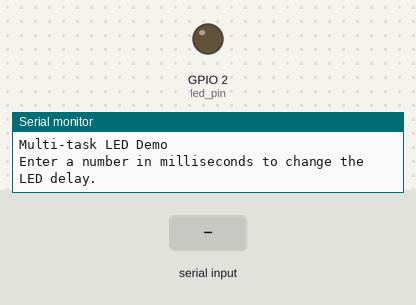
A sketch run on a simulated ESP32. On the bench: output pins drawn as LEDs (lit = HIGH), the last lines printed to the serial monitor. Inputs (shaded band) come from the test bench.

Above: at 1.8 s.
1.9 s: "5\n" received over Serial
At 2.6 s:
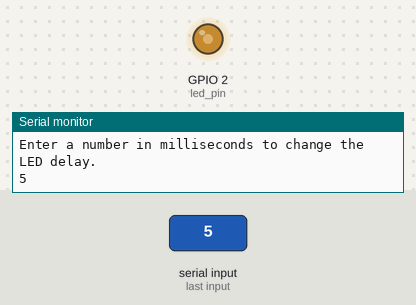
3.5 s: "90\n" received over Serial
At 3.81 s:
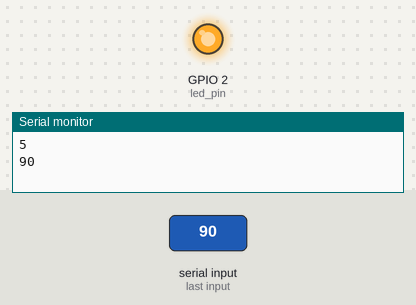
6.5 s: "90,45\n" received over Serial
At 8.0 s:
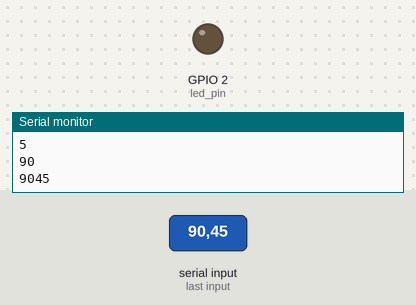
Timing chart, 0 to 9.5 s (numbered marks = the images above; inputs shaded):
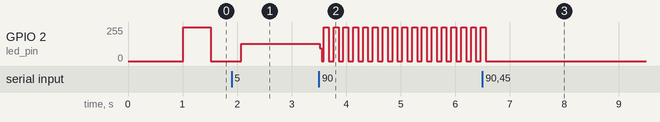

Measured:
- after the input at 3.5 s, GPIO 2 (led_pin): 128/255 → 96/255 at once, then moves between 0/255 and 255/255, repeating every 0.36 s
- after the input at 6.5 s, GPIO 2 (led_pin): goes on until 6.6 s, then stays 0/255

The sketch:

sketch_jun15b.ino
```cpp
#include <stdlib.h>

#if CONFIG_FREERTOS_UNICORE
static const BaseType_t app_cpu = 0;
#else
static const BaseType_t app_cpu = 1;
#endif

#define BUFFERSIZE 10

static const int led_pin = 2;
static unsigned led_delay = 500;
String input_buffer = "";


//TASK TO TOOGLE LED AT A GIVEN RATE
void toogle_led(void* parameter) {
  while (1) {
    digitalWrite(led_pin, 1);
    vTaskDelay(led_delay / portTICK_PERIOD_MS);
    digitalWrite(led_pin, 0);
    vTaskDelay(led_delay / portTICK_PERIOD_MS);
  }
}

//TAKS TO READ SERIAL CHANNEL
void read_serial(void* parameter) {
  while (1) {
    if (Serial.available() > 0) {
      int current_character = Serial.read();
      if (isDigit(current_character)) {
        input_buffer += (char)current_character;
      }
      if (current_character == '\n') {
        led_delay = input_buffer.toInt();
        Serial.println(led_delay);
        input_buffer = "";
      }
    }
  }
}

void read_serial_1(void* parameter) {
  char current_character;
  char buf[BUFFERSIZE];
  uint8_t idx = 0;
  memset(buf, 0, BUFFERSIZE);
  while (1) {
    if (Serial.available() > 0) {
      current_character = Serial.read();
      if (isDigit(current_character) && idx < BUFFERSIZE) {
        buf[idx++] = current_character;
      }
      if (current_character == '\n') {
        led_delay = atoi(buf);
        Serial.println(led_delay);
        idx = 0;
        memset(buf, 0, BUFFERSIZE);
      }
    }
  }
}


void setup() {
  pinMode(led_pin, OUTPUT);
  Serial.begin(9600);
  while (!Serial) {}
  vTaskDelay(1000 / portTICK_PERIOD_MS);
  Serial.println("Multi-task LED Demo");
  Serial.println("Enter a number in milliseconds to change the LED delay.");

  xTaskCreatePinnedToCore(read_serial_1, "Read Serial", 1024, NULL, 1, NULL, app_cpu);
  xTaskCreatePinnedToCore(toogle_led, "Toogle led", 1024, NULL, 1, NULL, app_cpu);

  // Delete "setup and loop" task
  vTaskDelete(NULL);
}


void loop() {
  // Execution should never get here
}
```
